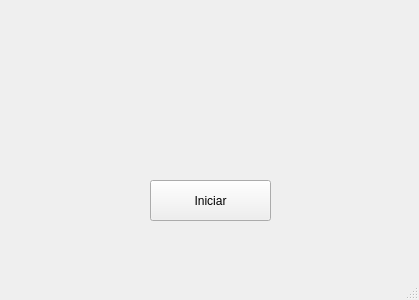
<?xml version="1.0" encoding="UTF-8"?>
<ui version="4.0">
 <class>MainWindow</class>
 <widget class="QMainWindow" name="MainWindow">
  <property name="geometry">
   <rect>
    <x>0</x>
    <y>0</y>
    <width>419</width>
    <height>300</height>
   </rect>
  </property>
  <property name="windowTitle">
   <string>MainWindow</string>
  </property>
  <widget class="QWidget" name="centralwidget">
   <widget class="QPushButton" name="start_btt">
    <property name="geometry">
     <rect>
      <x>150</x>
      <y>180</y>
      <width>121</width>
      <height>41</height>
     </rect>
    </property>
    <property name="text">
     <string>Iniciar</string>
    </property>
   </widget>
  </widget>
  <widget class="QMenuBar" name="menubar">
   <property name="geometry">
    <rect>
     <x>0</x>
     <y>0</y>
     <width>419</width>
     <height>34</height>
    </rect>
   </property>
  </widget>
  <widget class="QStatusBar" name="statusbar"/>
 </widget>
 <resources/>
 <connections/>
</ui>
